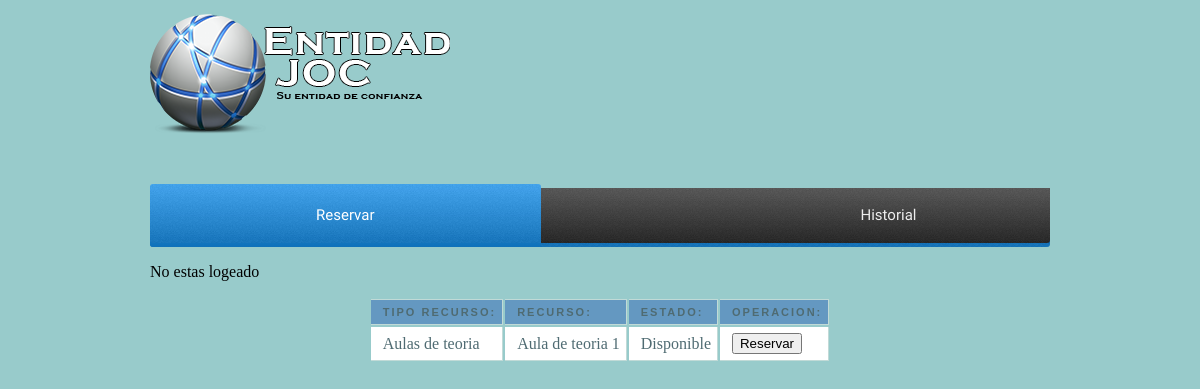
The app's page /paginausuario_reservar2.php?idresource=1 with its own data.
### tables this page shows
CREATE TABLE IF NOT EXISTS `resources` (
  `idResource` int(255) NOT NULL,
  `nomR` varchar(50) NOT NULL,
  `idEstado` int(11) NOT NULL,
  `idRType` int(11) NOT NULL
);

CREATE TABLE IF NOT EXISTS `resourcestype` (
  `idRType` int(255) NOT NULL,
  `tipo` varchar(20) NOT NULL
);

CREATE TABLE IF NOT EXISTS `estadoinfo` (
  `idEstado` int(255) NOT NULL,
  `nomEstado` varchar(20) NOT NULL
);

### pagina_reserva.php (the view, shortened to what this page needs)
<link rel="stylesheet" href="css/tablareservas.css">
<!DOCTYPE html>
<html>
	<head>
	</head>
	<body>
		<?php
			if(!empty($_SESSION['usuario'])) {
				$user=$_SESSION['usuario'];
			} elseif(!empty($_SESSION['admin'])) {
				$user=$_SESSION['admin'];
			} else {
				?>
				<p>No estas logeado</p>
				<?php
			}
				if(isset($_SESSION['resRecurso'])){
					$hoy = date("Y-m-d H:i:s");
					$conn=mysqli_connect('localhost','root','','bd_intranet');
					$sql="UPDATE resources SET idEstado = 2 WHERE resources.idResource = $_SESSION[resRecurso]";
					$sql_i="INSERT INTO registers ('idRegister', 'data_ini', 'data_fin', 'idResource', 'idUser') VALUES (NULL, '$hoy', NULL, '$_SESSION[resRecurso]', '$user')";
					$datos=mysqli_query($conn,$sql);
					$datos2=mysqli_query($conn,$sql_i);
					unset($_SESSION['resRecurso']);
					echo '<script language="javascript">
						document.location=("paginausuario_reservar.php");
						alert("Tu reserva se ha confirmado");
						</script>';
				}else{
		?>
			<form name="confirmacion_reservas" action="paginausuario_reservar2.php" method="GET">
				<center><table class="mytable">
					<tr>
						<th>Tipo Recurso:</th>
					    <th>Recurso:</th>
					    <th>Estado:</th>
					    <th>Operacion:</th>
					</tr>
					<?php
						if (!isset($_REQUEST['idresource'])){
							echo "<td>Por favor, vuelve atras, ha sucedido un error.</td>";
							echo "<td>Por favor, vuelve atras, ha sucedido un error.</td>";
							echo "<td>Por favor, vuelve atras, ha sucedido un error.</td>";
							echo "<td>Por favor, vuelve atras, ha sucedido un error.</td>";
							echo "</tr></table><br><br>";
							echo "<a href=paginausuario_reservar.php>Volver</a>";
						}else{
							$id = $_REQUEST['idresource'];
							$conn=mysqli_connect('localhost','root','','bd_intranet');
							$sql="SELECT resources.*, resourcestype.*, estadoinfo.* FROM ((resourcestype INNER JOIN resources ON resourcestype.idRType=resources.idRType) INNER JOIN estadoinfo ON resources.idEstado=estadoInfo.idEstado) WHERE resources.idResource=".$id;
							$datos=mysqli_query($conn,$sql);
							while($valor=mysqli_fetch_array($datos)){
							    echo "<tr>";
								    echo "<td>".$valor['tipo']."</td>";
								    echo "<td>".$valor['nomR']."</td>";
								    echo "<td>".$valor['nomEstado']."</td>";
								if ($valor['nomEstado']=="Disponible"){
							    	echo "<td><input type='submit' value='Reservar' name='reservar'></td>";
							    } else {
							    	$_SESSION['anuRecurso']=$valor['idResource'];
							    	echo "<td><input type='submit' value='Anular' name='anular'></td>";
						    	}
						    echo "</tr>";
							}
						}
					?>
				</table>
			</form>
		<?php
			}
		?>
	</body>
</html>

### css/paginausuario.css (style rules this page uses)
body { margin:0px; background:#98CBCB; }

### css/tablareservas.css (style rules this page uses)
th { font: bold 11px "Trebuchet MS", Verdana, Arial, Helvetica, sans-serif; color: #4f6b72; border-right: 1px solid #C1DAD7; border-bottom: 1px solid #C1DAD7; border-top: 1px solid #C1DAD7; letter-spacing: 2px; text-transform: uppercase; text-align: left; padding: 6px 6px 6px 12px; background: #6498C1 url(images/bg_header.jpg) no-repeat; }
td { border-right: 1px solid #C1DAD7; border-bottom: 1px solid #C1DAD7; background: #fff; padding: 6px 6px 6px 12px; color: #4f6b72; }

### records on screen
resources: idRType.tipo "Aulas de teoria", nomR "Aula de teoria 1", idEstado.nomEstado "Disponible"
